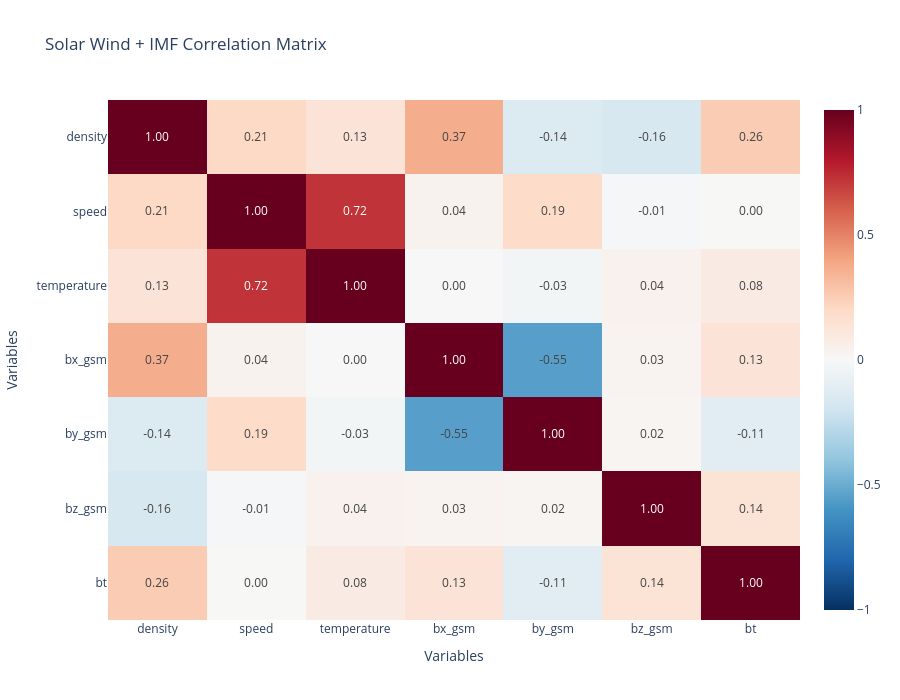

Notebook cell for this chart:
### Code cell
import plotly.express as px

corr_matrix = merged_df[
    [
        "density",
        "speed",
        "temperature",
        "bx_gsm",
        "by_gsm",
        "bz_gsm",
        "bt"
    ]
].corr()

fig = px.imshow(
    corr_matrix,
    text_auto=".2f",
    color_continuous_scale="RdBu_r",
    zmin=-1,
    zmax=1,
    aspect="auto",
    title="Solar Wind + IMF Correlation Matrix"
)

fig.update_layout(
    width=900,
    height=700,
    xaxis_title="Variables",
    yaxis_title="Variables"
)

fig.show()

### Figure 1 — Plotly figure (JSON) as saved in the notebook; plotly's stock layout.template omitted (floating-point values rounded to 4 significant figures)
{"data": [{"coloraxis": "coloraxis", "hovertemplate": "x: %{x}<br>y: %{y}<br>color: %{z}<extra></extra>", "name": "0", "texttemplate": "%{z:.2f}", "type": "heatmap", "x": ["density", "speed", "temperature", "bx_gsm", "by_gsm", "bz_gsm", "bt"], "xaxis": "x", "y": ["density", "speed", "temperature", "bx_gsm", "by_gsm", "bz_gsm", "bt"], "yaxis": "y", "z": [[1.0, 0.2052, 0.1325, 0.3667, -0.1395, -0.1629, 0.257], [0.2052, 1.0, 0.7239, 0.03636, 0.1864, -0.01167, 0.003487], [0.1325, 0.7239, 1.0, -0.0003261, -0.02518, 0.04075, 0.08292], [0.3667, 0.03636, -0.0003261, 1.0, -0.5505, 0.02752, 0.1335], [-0.1395, 0.1864, -0.02518, -0.5505, 1.0, 0.01877, -0.1092], [-0.1629, -0.01167, 0.04075, 0.02752, 0.01877, 1.0, 0.1413], [0.257, 0.003487, 0.08292, 0.1335, -0.1092, 0.1413, 1.0]]}], "layout": {"coloraxis": {"autocolorscale": false, "cmax": 1, "cmin": -1, "colorscale": [[0, "rgb(5,48,97)"], [0.1, "rgb(33,102,172)"], [0.2, "rgb(67,147,195)"], [0.3, "rgb(146,197,222)"], [0.4, "rgb(209,229,240)"], [0.5, "rgb(247,247,247)"], [0.6, "rgb(253,219,199)"], [0.7, "rgb(244,165,130)"], [0.8, "rgb(214,96,77)"], [0.9, "rgb(178,24,43)"], [1, "rgb(103,0,31)"]]}, "height": 700, "title": {"text": "Solar Wind + IMF Correlation Matrix"}, "width": 900, "xaxis": {"anchor": "y", "domain": [0, 1], "title": {"text": "Variables"}}, "yaxis": {"anchor": "x", "autorange": "reversed", "domain": [0, 1], "title": {"text": "Variables"}}}}
